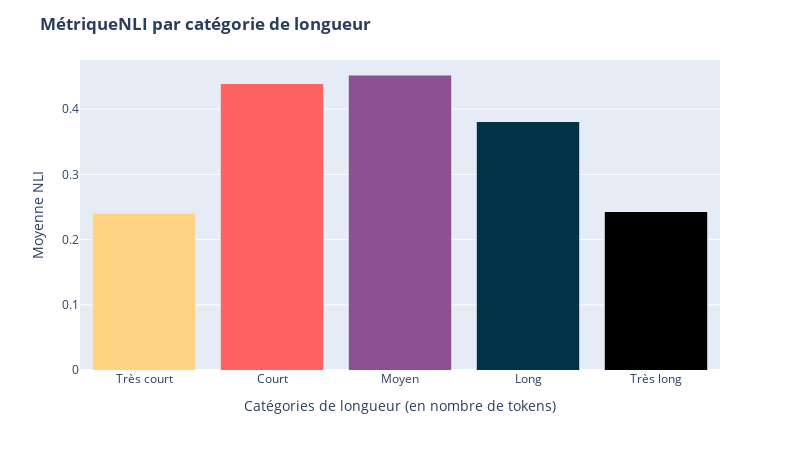
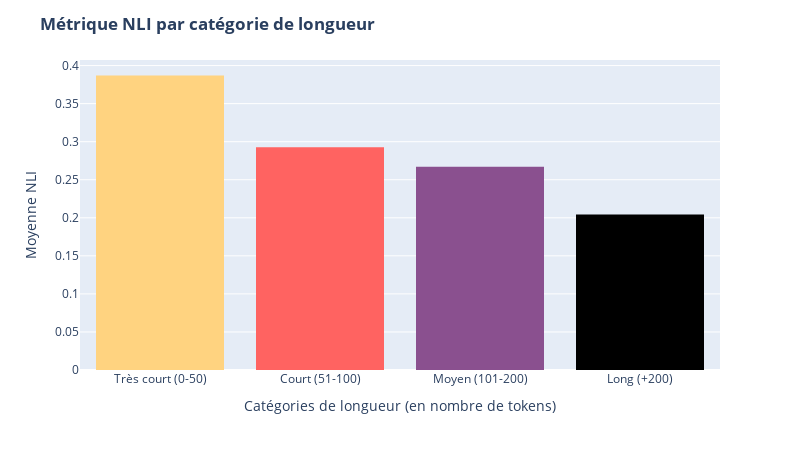

Source (notebook cell) for these figures, in order:
### Code cell
# Version avec les bins équlibrées
fig1 = px.histogram(
    df, x="contrib_tokens_bins", y="NLI_final", histfunc="avg", color="contrib_tokens_bins",
    color_discrete_sequence=["#ffd380", "#ff6361", "#8a508f", "#003348", "#000000"],
    category_orders={
        "contrib_tokens_bins": ["Très court", "Court", "Moyen", "Long", "Très long"]
    }
)
fig1.update_layout(
    title={"text": "<b>MétriqueNLI par catégorie de longueur<b>"}, 
    xaxis_title="Catégories de longueur (en nombre de tokens)", 
    yaxis_title="Moyenne NLI", 
    width=800, height=450, showlegend=False
)
fig1.update_traces(
    hovertemplate =
        "Catégorie de longueur = %{x}<br>" \
        "Moyenne NLI = %{y}<extra></extra>"
)
# Version avec les bins fixes
fig2 = px.histogram(
    df, x="contrib_tokens_bins_fixe", y="NLI_final", histfunc="avg", color="contrib_tokens_bins_fixe",
    color_discrete_sequence=["#ffd380", "#ff6361", "#8a508f", "#000000"],
    category_orders={
        "contrib_tokens_bins_fixe": ["Très court (0-50)", "Court (51-100)", "Moyen (101-200)", "Long (+200)"]
    }
)
fig2.update_layout(
    title={"text": "<b>Métrique NLI par catégorie de longueur<b>"}, 
    xaxis_title="Catégories de longueur (en nombre de tokens)", 
    yaxis_title="Moyenne NLI", 
    width=800, height=450, showlegend=False
)
fig2.update_traces(
    hovertemplate =
        "Catégorie de longueur = %{x}<br>" \
        "Moyenne QualIT = %{y}<extra></extra>"
)

# Affichage des figures
fig1.show()
fig2.show()

### Figure 1 — Plotly figure (JSON) as saved in the notebook; plotly's stock layout.template omitted (floating-point values rounded to 4 significant figures)
{"data": [{"bingroup": "x", "histfunc": "avg", "hovertemplate": "Catégorie de longueur = %{x}<br>Moyenne NLI = %{y}<extra></extra>", "legendgroup": "Très court", "marker": {"color": "#ffd380", "pattern": {"shape": ""}}, "name": "Très court", "orientation": "v", "showlegend": true, "type": "histogram", "x": ["Très court", "Très court", "Très court", "Très court", "Très court", "Très court", "Très court", "Très court", "Très court", "Très court", "Très court", "Très court", "Très court", "Très court", "Très court", "Très court", "Très court", "Très court", "Très court", "Très court", "Très court", "Très court", "Très court", "Très court", "Très court", "Très court", "Très court", "Très court", "Très court", "Très court", "Très court", "Très court", "Très court", "Très court", "Très court", "Très court", "Très court", "Très court", "Très court", "Très court", "Très court"], "xaxis": "x", "y": [0.0, 0.08348, 0.08348, 0.08348, 0.8329, 0.8743, 1.0, 1.0, 1.0, 0.304, 1.0, 0.2908, 0.0, 0.0, 0.317, 0.09233, 0.0, 0.0, 0.0, 0.02963, 0.0, 0.0, 0.07867, 0.0, 0.472, 0.0, 0.2171, 0.119, 0.6226, 0.0804, 0.0, 0.0, 0.2398, 0.2097, 0.2888, 0.0, 0.2636, 0.1599, 0.08056, 0.0, 0.0], "yaxis": "y"}, {"bingroup": "x", "histfunc": "avg", "hovertemplate": "Catégorie de longueur = %{x}<br>Moyenne NLI = %{y}<extra></extra>", "legendgroup": "Court", "marker": {"color": "#ff6361", "pattern": {"shape": ""}}, "name": "Court", "orientation": "v", "showlegend": true, "type": "histogram", "x": ["Court", "Court", "Court", "Court", "Court", "Court", "Court", "Court", "Court", "Court", "Court", "Court", "Court", "Court", "Court", "Court", "Court", "Court", "Court", "Court", "Court", "Court", "Court", "Court", "Court", "Court", "Court", "Court", "Court", "Court", "Court", "Court", "Court", "Court", "Court", "Court", "Court", "Court", "Court"], "xaxis": "x", "y": [0.7624, 0.4792, 0.6598, 0.8161, 0.4696, 0.9857, 0.8403, 0.9873, 0.4465, 0.6592, 0.0, 0.364, 0.9815, 0.4894, 0.0, 0.9902, 0.8844, 0.5157, 0.805, 0.4744, 0.5417, 0.4503, 0.07432, 0.5522, 0.7544, 0.1819, 0.1564, 0.0, 0.316, 0.0, 0.305, 0.0, 0.1892, 0.3676, 0.0, 0.07448, 0.2163, 0.3115, 0.0], "yaxis": "y"}, {"bingroup": "x", "histfunc": "avg", "hovertemplate": "Catégorie de longueur = %{x}<br>Moyenne NLI = %{y}<extra></extra>", "legendgroup": "Moyen", "marker": {"color": "#8a508f", "pattern": {"shape": ""}}, "name": "Moyen", "orientation": "v", "showlegend": true, "type": "histogram", "x": ["Moyen", "Moyen", "Moyen", "Moyen", "Moyen", "Moyen", "Moyen", "Moyen", "Moyen", "Moyen", "Moyen", "Moyen", "Moyen", "Moyen", "Moyen", "Moyen", "Moyen", "Moyen", "Moyen", "Moyen", "Moyen", "Moyen", "Moyen", "Moyen", "Moyen", "Moyen", "Moyen", "Moyen", "Moyen", "Moyen", "Moyen", "Moyen", "Moyen", "Moyen", "Moyen", "Moyen", "Moyen", "Moyen", "Moyen", "Moyen"], "xaxis": "x", "y": [0.0, 0.4524, 0.5419, 0.0, 0.8078, 0.653, 0.989, 0.5147, 0.06317, 0.5777, 0.537, 0.6101, 0.635, 0.503, 0.4031, 0.433, 0.9938, 0.6112, 0.5394, 0.8784, 0.502, 0.5359, 0.6042, 0.3914, 0.2785, 0.5194, 0.5002, 0.6038, 0.6927, 0.4007, 0.6258, 0.444, 0.3798, 0.0, 0.0, 0.0145, 0.227, 0.0, 0.3728, 0.2286], "yaxis": "y"}, {"bingroup": "x", "histfunc": "avg", "hovertemplate": "Catégorie de longueur = %{x}<br>Moyenne NLI = %{y}<extra></extra>", "legendgroup": "Long", "marker": {"color": "#003348", "pattern": {"shape": ""}}, "name": "Long", "orientation": "v", "showlegend": true, "type": "histogram", "x": ["Long", "Long", "Long", "Long", "Long", "Long", "Long", "Long", "Long", "Long", "Long", "Long", "Long", "Long", "Long", "Long", "Long", "Long", "Long", "Long", "Long", "Long", "Long", "Long", "Long", "Long", "Long", "Long", "Long", "Long", "Long", "Long", "Long", "Long", "Long", "Long", "Long", "Long", "Long", "Long", "Long"], "xaxis": "x", "y": [0.3284, 0.7161, 0.3024, 0.1404, 0.2153, 0.3767, 0.3924, 0.4894, 0.008496, 0.4732, 0.5531, 0.7552, 0.398, 0.8462, 0.0, 0.4962, 0.6107, 0.387, 0.6183, 0.5786, 0.2885, 0.3883, 0.6421, 0.5271, 0.0, 0.428, 0.4248, 0.05153, 0.6941, 0.5234, 0.2339, 0.3404, 0.4627, 0.231, 0.0, 0.3088, 0.6212, 0.3283, 0.0, 0.4184, 0.0], "yaxis": "y"}, {"bingroup": "x", "histfunc": "avg", "hovertemplate": "Catégorie de longueur = %{x}<br>Moyenne NLI = %{y}<extra></extra>", "legendgroup": "Très long", "marker": {"color": "#000000", "pattern": {"shape": ""}}, "name": "Très long", "orientation": "v", "showlegend": true, "type": "histogram", "x": ["Très long", "Très long", "Très long", "Très long", "Très long", "Très long", "Très long", "Très long", "Très long", "Très long", "Très long", "Très long", "Très long", "Très long", "Très long", "Très long", "Très long", "Très long", "Très long", "Très long", "Très long", "Très long", "Très long", "Très long", "Très long", "Très long", "Très long", "Très long", "Très long", "Très long", "Très long", "Très long", "Très long", "Très long", "Très long", "Très long", "Très long", "Très long", "Très long"], "xaxis": "x", "y": [0.0, 0.0, 0.1356, 0.0, 0.486, 0.1228, 0.0, 0.1969, 0.305, 0.2805, 0.7957, 0.7181, 0.2026, 0.8284, 0.0, 0.3369, 0.2301, 0.4906, 0.4128, 0.287, 0.4395, 0.0, 0.0, 0.4854, 0.2813, 0.6319, 0.0, 0.0, 0.4384, 0.2813, 0.149, 0.0, 0.3971, 0.256, 0.0, 0.0, 0.04323, 0.2147, 0.0], "yaxis": "y"}], "layout": {"barmode": "relative", "height": 450, "legend": {"title": {"text": "contrib_tokens_bins"}, "tracegroupgap": 0}, "margin": {"t": 60}, "showlegend": false, "title": {"text": "<b>MétriqueNLI par catégorie de longueur<b>"}, "width": 800, "xaxis": {"anchor": "y", "categoryarray": ["Très court", "Court", "Moyen", "Long", "Très long"], "categoryorder": "array", "domain": [0, 1], "title": {"text": "Catégories de longueur (en nombre de tokens)"}}, "yaxis": {"anchor": "x", "domain": [0, 1], "title": {"text": "Moyenne NLI"}}}}

### Figure 2 — Plotly figure (JSON) as saved in the notebook; plotly's stock layout.template omitted (floating-point values rounded to 4 significant figures; data arrays with more than 128 entries replaced by an {"elided": "..."} marker saying what was removed)
{"data": [{"bingroup": "x", "histfunc": "avg", "hovertemplate": "Catégorie de longueur = %{x}<br>Moyenne QualIT = %{y}<extra></extra>", "legendgroup": "Très court (0-50)", "marker": {"color": "#ffd380", "pattern": {"shape": ""}}, "name": "Très court (0-50)", "orientation": "v", "showlegend": true, "type": "histogram", "x": {"elided": "139 str values"}, "xaxis": "x", "y": {"elided": "139 float values"}, "yaxis": "y"}, {"bingroup": "x", "histfunc": "avg", "hovertemplate": "Catégorie de longueur = %{x}<br>Moyenne QualIT = %{y}<extra></extra>", "legendgroup": "Court (51-100)", "marker": {"color": "#ff6361", "pattern": {"shape": ""}}, "name": "Court (51-100)", "orientation": "v", "showlegend": true, "type": "histogram", "x": ["Court (51-100)", "Court (51-100)", "Court (51-100)", "Court (51-100)", "Court (51-100)", "Court (51-100)", "Court (51-100)", "Court (51-100)", "Court (51-100)", "Court (51-100)", "Court (51-100)", "Court (51-100)", "Court (51-100)", "Court (51-100)", "Court (51-100)", "Court (51-100)", "Court (51-100)", "Court (51-100)", "Court (51-100)", "Court (51-100)", "Court (51-100)", "Court (51-100)", "Court (51-100)", "Court (51-100)", "Court (51-100)", "Court (51-100)", "Court (51-100)", "Court (51-100)", "Court (51-100)", "Court (51-100)"], "xaxis": "x", "y": [0.3284, 0.0, 0.3024, 0.1404, 0.3767, 0.4894, 0.8284, 0.008496, 0.8462, 0.4128, 0.0, 0.4962, 0.6107, 0.0, 0.4854, 0.6183, 0.0, 0.3883, 0.0, 0.428, 0.4248, 0.05153, 0.3404, 0.0, 0.04323, 0.2147, 0.6212, 0.3283, 0.0, 0.0], "yaxis": "y"}, {"bingroup": "x", "histfunc": "avg", "hovertemplate": "Catégorie de longueur = %{x}<br>Moyenne QualIT = %{y}<extra></extra>", "legendgroup": "Moyen (101-200)", "marker": {"color": "#8a508f", "pattern": {"shape": ""}}, "name": "Moyen (101-200)", "orientation": "v", "showlegend": true, "type": "histogram", "x": ["Moyen (101-200)", "Moyen (101-200)", "Moyen (101-200)", "Moyen (101-200)", "Moyen (101-200)", "Moyen (101-200)", "Moyen (101-200)", "Moyen (101-200)", "Moyen (101-200)", "Moyen (101-200)", "Moyen (101-200)", "Moyen (101-200)", "Moyen (101-200)", "Moyen (101-200)", "Moyen (101-200)", "Moyen (101-200)", "Moyen (101-200)", "Moyen (101-200)"], "xaxis": "x", "y": [0.486, 0.1969, 0.305, 0.2805, 0.2026, 0.2301, 0.4906, 0.287, 0.4395, 0.2813, 0.6319, 0.0, 0.4384, 0.2813, 0.0, 0.256, 0.0, 0.0], "yaxis": "y"}, {"bingroup": "x", "histfunc": "avg", "hovertemplate": "Catégorie de longueur = %{x}<br>Moyenne QualIT = %{y}<extra></extra>", "legendgroup": "Long (+200)", "marker": {"color": "#000000", "pattern": {"shape": ""}}, "name": "Long (+200)", "orientation": "v", "showlegend": true, "type": "histogram", "x": ["Long (+200)", "Long (+200)", "Long (+200)", "Long (+200)", "Long (+200)", "Long (+200)", "Long (+200)", "Long (+200)", "Long (+200)", "Long (+200)", "Long (+200)", "Long (+200)", "Long (+200)"], "xaxis": "x", "y": [0.0, 0.0, 0.1356, 0.0, 0.1228, 0.7957, 0.7181, 0.0, 0.3369, 0.0, 0.149, 0.3971, 0.0], "yaxis": "y"}], "layout": {"barmode": "relative", "height": 450, "legend": {"title": {"text": "contrib_tokens_bins_fixe"}, "tracegroupgap": 0}, "margin": {"t": 60}, "showlegend": false, "title": {"text": "<b>Métrique NLI par catégorie de longueur<b>"}, "width": 800, "xaxis": {"anchor": "y", "categoryarray": ["Très court (0-50)", "Court (51-100)", "Moyen (101-200)", "Long (+200)"], "categoryorder": "array", "domain": [0, 1], "title": {"text": "Catégories de longueur (en nombre de tokens)"}}, "yaxis": {"anchor": "x", "domain": [0, 1], "title": {"text": "Moyenne NLI"}}}}
